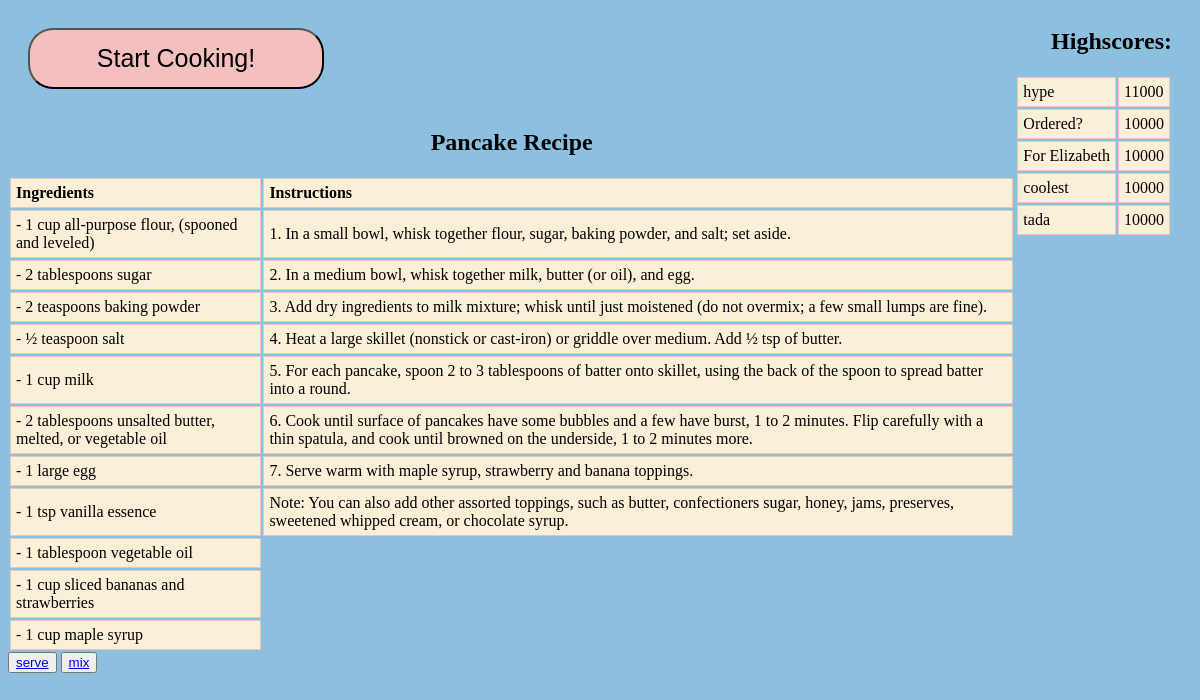
The app's page /pancakes/home with its own data.
### tables this page shows
CREATE TABLE "Highscores_pancakes" (
	"Name" VARCHAR(20), 
	"Score" INTEGER
);

### app.py (the view)
@app.route("/pancakes/home")
def pancakes_home():
    with engine.connect() as connection:
        query = db.select(score_table_pancakes).order_by(score_table_pancakes.c.Score.desc()).limit(5)
        print("Q: ", query)
        query_result = connection.execute(query)
        rows = query_result.fetchall()
        print("ROWS: ", rows)
    return render_template("pancakes/home.html", rows = rows)

### templates/pancakes/home.html
{% extends "layout.html" %}
{% block content %}
  <h2 align="center">Pancake Recipe</h2>
  <table align="center">
    <tr>
      <td><strong>Ingredients</strong></td>
      <td><strong>Instructions</strong></td>
    </tr>
    <tr>
      <td> - 1 cup all-purpose flour, (spooned and leveled)</td>
      <td>1. In a small bowl, whisk together flour, sugar, baking powder, and salt; set aside.</td>
    </tr>
    <tr>
      <td> - 2 tablespoons sugar</td>
      <td>2. In a medium bowl, whisk together milk, butter (or oil), and egg.</td>
    </tr>
    <tr>
      <td> - 2 teaspoons baking powder</td>
      <td>3. Add dry ingredients to milk mixture; whisk until just moistened (do not overmix; a few small lumps are fine).</td>
    </tr>
    <tr>
      <td> - ½ teaspoon salt</td>
      <td>4. Heat a large skillet (nonstick or cast-iron) or griddle over medium. Add ½ tsp of butter.</td>
    </tr>
    <tr>
      <td> - 1 cup milk</td>
      <td>5. For each pancake, spoon 2 to 3 tablespoons of batter onto skillet, using the back of the spoon to spread batter into a round.</td>
    </tr>
    <tr>
      <td> - 2 tablespoons unsalted butter, melted, or vegetable oil</td>
      <td>6. Cook until surface of pancakes have some bubbles and a few have burst, 1 to 2 minutes. Flip carefully with a thin spatula, and cook until browned on the underside, 1 to 2 minutes more.</td>
    </tr>
    <tr>
      <td> - 1 large egg</td>
      <td>7. Serve warm with maple syrup, strawberry and banana toppings.</td>
    </tr>
    <tr>
      <td> - 1 tsp vanilla essence</td>
      <td>Note: You can also add other assorted toppings, such as butter, confectioners sugar, honey, jams, preserves, sweetened whipped cream, or chocolate syrup.</td>
    </tr>
    <tr>
      <td> - 1 tablespoon vegetable oil</td>
    </tr>
    <tr>
      <td> - 1 cup sliced bananas and strawberries</td>
    </tr>
    <tr>
      <td> - 1 cup maple syrup</td>
    </tr>
  </table>
  <button>
<a href = "serve"> serve </a>
    </button>
    <button>
  <a href = "mix"> mix </a>
      </button>
{% endblock content %}

### templates/layout.html (shortened to what this page needs)
<!DOCTYPE html>
<html>
<head>
</head>
<body>
<body>
    <a href="/stack">
        <button class="block">
            Start Cooking!
        </button>
    </a>
  <div class="highscores">
    <h2 align="right"> Highscores: </h2>
    <table>
 		{% for i in rows %}
          <tr>
              <td> {{i[0]}} </td>
              <td> {{i[1]}} </td>
          </tr>
          {% endfor %}
        </table>
  </div>
    {% block content %}{% endblock %}
</body>
</html>

### templates/layout.html (style rules this page uses)
body { background-color: #8CC0DE; }
td { border: 1px solid #F4BFBF; padding: 5px; }
tr { background-color: #FAF0D7; color: black; }
.block { width: 25%; border-radius: 25px; background-color: #F4BFBF; margin: 20px; padding: 14px 28px; font-size: 25px; cursor: pointer; text-align: center; }
.highscores { float: right; margin-right: 20px; }

### records on screen
Highscores_pancakes: Name "hype", Score "11000"
Highscores_pancakes: Name "Ordered?", Score "10000"
Highscores_pancakes: Name "For Elizabeth", Score "10000"
Highscores_pancakes: Name "coolest", Score "10000"
Highscores_pancakes: Name "tada", Score "10000"
